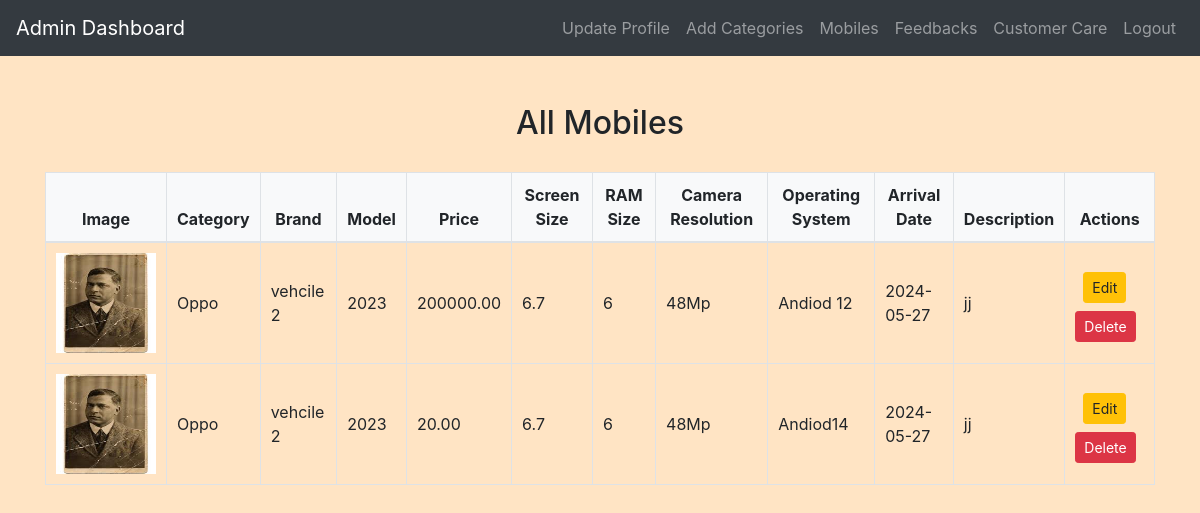
The page /admin/view_mobiles.php (signed in) on the database its author committed.
### tables this page shows
CREATE TABLE `mobiles` (
  `mobile_id` int(11) NOT NULL,
  `category_id` int(11) DEFAULT NULL,
  `image` varchar(255) DEFAULT NULL,
  `brand` varchar(50) DEFAULT NULL,
  `model` varchar(50) DEFAULT NULL,
  `price` decimal(10,2) DEFAULT NULL,
  `screen_size` decimal(3,1) DEFAULT NULL,
  `ram_size` int(11) DEFAULT NULL,
  `camera_resolution` varchar(50) DEFAULT NULL,
  `operating_system` varchar(50) DEFAULT NULL,
  `popularity_score` int(11) DEFAULT 0,
  `arrival_date` date DEFAULT NULL,
  `description` text DEFAULT NULL,
  `created_at` timestamp NOT NULL DEFAULT current_timestamp(),
  `updated_at` timestamp NOT NULL DEFAULT current_timestamp() ON UPDATE current_timestamp()
);

CREATE TABLE `categories` (
  `id` int(11) NOT NULL,
  `name` varchar(255) NOT NULL
);

### admin/view_mobiles.php (the view, shortened to what this page needs)
<?php
include('config.php');
$sql = "SELECT Mobiles.*, Categories.name FROM Mobiles INNER JOIN Categories ON Mobiles.category_id = Categories.id";
$result = $conn->query($sql);
?>
<!DOCTYPE html>
<html>
<head>
    <link rel="stylesheet" href="https://maxcdn.bootstrapcdn.com/bootstrap/4.5.2/css/bootstrap.min.css">
    <link rel="stylesheet" href="../css/style.css">
</head>
<body>
<?php
include('admin_navbar.php');
?>
<div class="container mt-5">
    <h2>All Mobiles</h2>
    <table class="table table-bordered">
        <thead>
            <tr>
                <th>Image</th>
                <th>Category</th>
                <th>Brand</th>
                <th>Model</th>
                <th>Price</th>
                <th>Screen Size</th>
                <th>RAM Size</th>
                <th>Camera Resolution</th>
                <th>Operating System</th>
                <th>Arrival Date</th>
                <th>Description</th>
                <th>Actions</th>
            </tr>
        </thead>
        <tbody>
            <?php while ($row = $result->fetch_assoc()): ?>
            <tr>
                <td><img src="<?php echo $row['image']; ?>" alt="Mobile Image" style="width:100px;"></td>
                <td><?php echo $row['name']; ?></td>
                <td><?php echo $row['brand']; ?></td>
                <td><?php echo $row['model']; ?></td>
                <td><?php echo $row['price']; ?></td>
                <td><?php echo $row['screen_size']; ?></td>
                <td><?php echo $row['ram_size']; ?></td>
                <td><?php echo $row['camera_resolution']; ?></td>
                <td><?php echo $row['operating_system']; ?></td>
                <td><?php echo $row['arrival_date']; ?></td>
                <td><?php echo $row['description']; ?></td>
                <td>
                    <a href="edit_mobile.php?mobile_id=<?php echo $row['mobile_id']; ?>" class="btn btn-warning btn-sm m-2">Edit</a>
                    <a href="view_mobiles.php?delete_id=<?php echo $row['mobile_id']; ?>" class="btn btn-danger btn-sm" onclick="return confirm('Are you sure you want to delete this mobile?');">Delete</a>
                </td>
            </tr>
            <?php endwhile; ?>
        </tbody>
    </table>
</div>
</body>
</html>

### css/style.css (style rules this page uses)
body { background-color: bisque; }
h1, h2, h3, h4 { text-align: center; margin-top: 30px; margin-bottom: 30px; }
.table { width: 100%; border-collapse: collapse; margin-top: 20px; }
.table th, .table td { padding: 10px; border: 1px solid #dee2e6; }
.table thead th { background-color: #f8f9fa; font-weight: bold; text-align: center; }
.table tbody td { vertical-align: middle; }
.table img { max-width: 100px; max-height: 100px; }

### rows shown on the page
mobiles: image (picture), category.name "Oppo", brand "vehcile 2", model "2023", price "200000.00", screen_size "6.7", ram_size "6", camera_resolution "48Mp", operating_system "Andiod 12", arrival_date "2024-05-27", description "jj"
mobiles: image (picture), category.name "Oppo", brand "vehcile 2", model "2023", price "20.00", screen_size "6.7", ram_size "6", camera_resolution "48Mp", operating_system "Andiod14", arrival_date "2024-05-27", description "jj"
